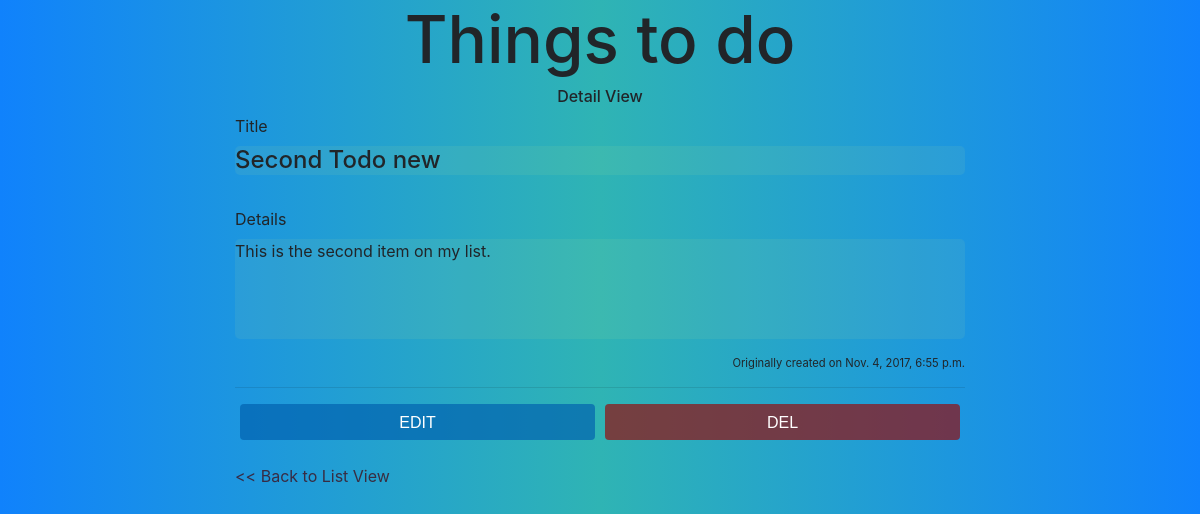
Before: /details/24/ with the older database file.
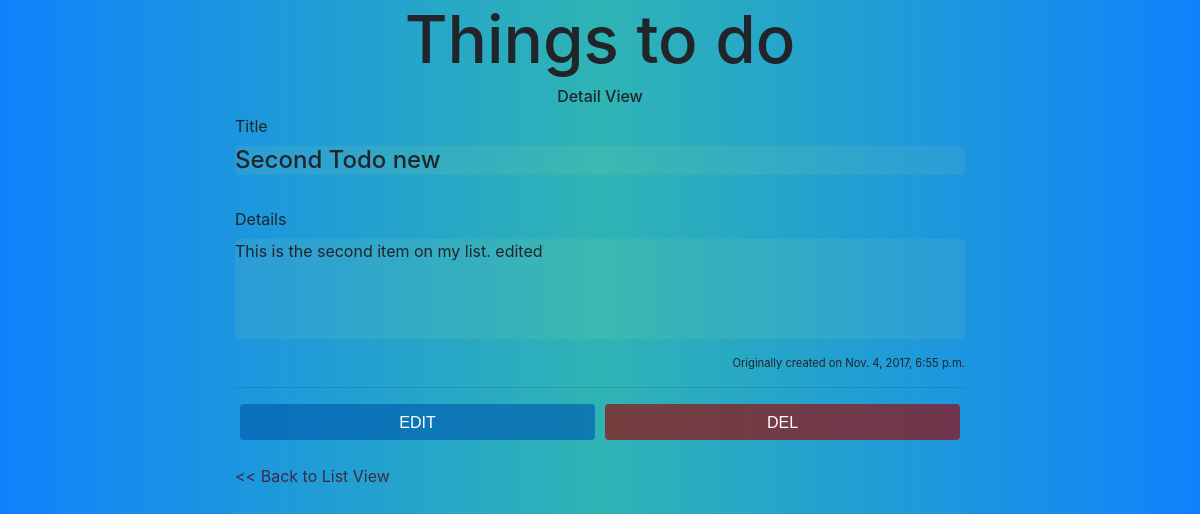
After: the same page with the newer database file.
### todoapp/models.py (models this page shows, shortened)
class Todo(models.Model):
    title = models.CharField(max_length=200)
    text = models.TextField()
    created_at = models.DateTimeField(default=datetime.now, blank=True)

### todoapp/views.py (the view)
# urls.py: url(r'^details/(?P<id>\w{0,50})/$', views.details),
def details(request, id):
    todo = Todo.objects.get(id=id)
    context = {
        'todo': todo
    }
    return render(request, 'details.html', context)

### todoapp/templates/details.html
{% include 'partials/header.html' %}
<nav class="nav justify-content-center">
        <h6>Detail View</h6>
</nav>
<div class="container-fluid wrapper">
    <form>
        <label for="title">Title</label>
        <br/>
        <h4 class="details-view title-input">{{todo.title}}</h4>
        <br>
        <label for="text">Details</label>
        <br>
        <p class="details-view details-input">{{todo.text}}</p>
        <p class="timestamp">Originally created on {{todo.created_at}}</p>
    </form>
    <hr>
        <div class="nav justify-content-center">
            <nav class="nav nav-pills nav-justified">
                <a class="nav-item nav-link button edit-button" href="/todoapp/edit/{{todo.id}}">EDIT</a>
                <a class="nav-item nav-link button delete-button" href="/todoapp/delete/{{todo.id}}">DEL</a>
            </nav>
        </div>
    <br>
    <a href="/todoapp"> << Back to List View</a>
</div>
{% include 'partials/footer.html' %}

Changed rows visible on the page:
changed Todo "Second Todo new": text "This is the second item on my list." → "This is the second item on my list. edited"
